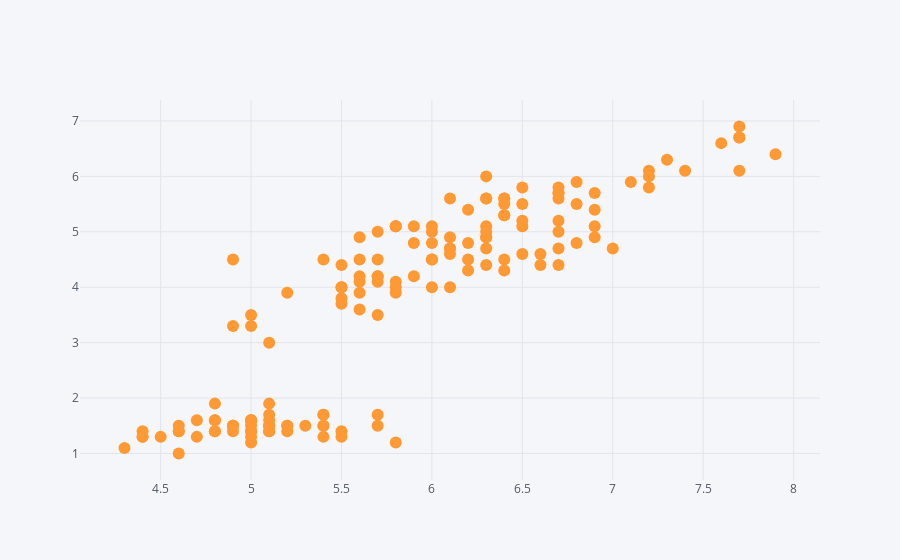

The notebook cell saved with this chart:
### Code cell
df.iplot(x='SepalLengthCm',y='PetalLengthCm',mode='markers')

### Figure 1 — Plotly figure (JSON) as saved in the notebook; plotly's stock layout.template omitted (floating-point values rounded to 4 significant figures; data arrays with more than 128 entries replaced by an {"elided": "..."} marker saying what was removed)
{"data": [{"line": {"color": "rgba(255, 153, 51, 1.0)", "dash": "solid", "shape": "linear", "width": 1.3}, "marker": {"size": 12, "symbol": "circle"}, "mode": "markers", "name": "PetalLengthCm", "text": "", "type": "scatter", "x": {"elided": "150 float values"}, "y": {"elided": "150 float values"}}], "layout": {"legend": {"bgcolor": "#F5F6F9", "font": {"color": "#4D5663"}}, "paper_bgcolor": "#F5F6F9", "plot_bgcolor": "#F5F6F9", "title": {"font": {"color": "#4D5663"}}, "xaxis": {"gridcolor": "#E1E5ED", "showgrid": true, "tickfont": {"color": "#4D5663"}, "title": {"font": {"color": "#4D5663"}, "text": ""}, "zerolinecolor": "#E1E5ED"}, "yaxis": {"gridcolor": "#E1E5ED", "showgrid": true, "tickfont": {"color": "#4D5663"}, "title": {"font": {"color": "#4D5663"}, "text": ""}, "zerolinecolor": "#E1E5ED"}}}
